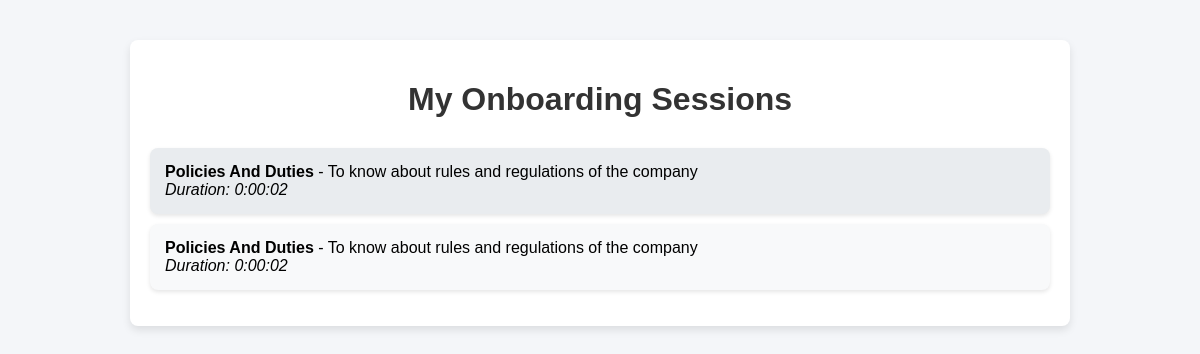
/employeeapp/sessions/ (signed in), run on the app's committed database.
### adminapp/models.py (models this page shows, shortened)
class Session(models.Model):
    title = models.CharField(max_length=255)
    description = models.TextField()
    duration = models.DurationField()  # Time duration of the session
    assigned_employees = models.ManyToManyField(Employee, related_name='assigned_sessions')

### employeeapp/views.py (the view)
# urls.py: path('sessions/', views.employee_sessions, name='employee_sessions'),
@login_required
def employee_sessions(request):
    employee = Employee.objects.get(user=request.user)
    assigned_sessions = employee.assigned_sessions.all()
    return render(request, 'employeeapp/employee_sessions.html', {'assigned_sessions': assigned_sessions})

### templates/employeeapp/employee_sessions.html (shortened to what this page needs)
<!DOCTYPE html>
<html lang="en">
<head>
</head>
<body>
    <div class="container">
        <h1>My Onboarding Sessions</h1>
        <ul>
            {% for session in assigned_sessions %}
                <li>
                    <strong>{{ session.title }}</strong> - {{ session.description }} <br>
                    <em>Duration: {{ session.duration }}</em>
                </li>
            {% empty %}
                <li class="no-sessions">You have not been assigned to any onboarding sessions yet.</li>
            {% endfor %}
        </ul>
    </div>
</body>
</html>

### templates/employeeapp/employee_sessions.html (style rules this page uses)
body { font-family: Arial, sans-serif; background-color: #f4f6f9; margin: 0; padding: 0; }
.container { width: 80%; max-width: 900px; margin: 40px auto; padding: 20px; background-color: #ffffff; border-radius: 8px; box-shadow: 0 4px 8px rgba(0, 0, 0, 0.1); }
h1 { text-align: center; color: #333; margin-bottom: 30px; }
ul { list-style-type: none; padding: 0; }
ul li { padding: 15px; margin: 10px 0; background-color: #f8f9fa; border-radius: 8px; box-shadow: 0 2px 4px rgba(0, 0, 0, 0.1); }
ul li:nth-child(odd) { background-color: #e9ecef; }

### data on the page
Session: title "Policies And Duties", description "To know about rules and regulations of the company", duration "0:00:02"
Session: title "Policies And Duties", description "To know about rules and regulations of the company", duration "0:00:02"
